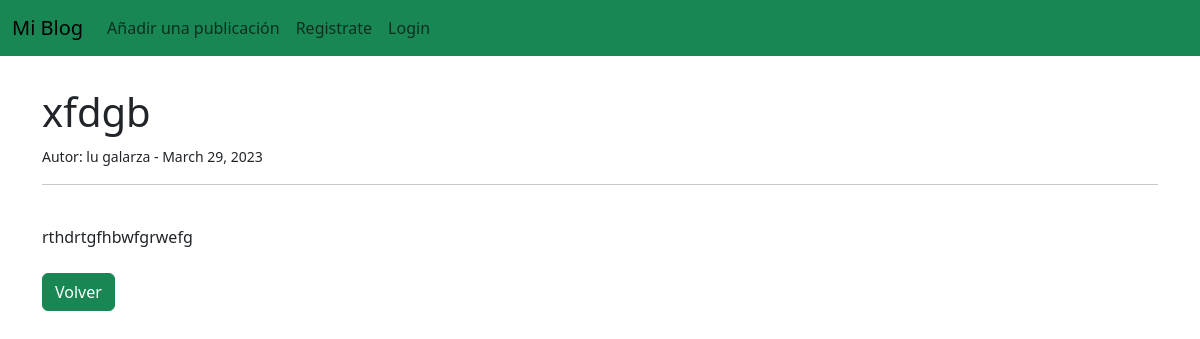
/article/27, run on the app's committed database.
### app/models.py (models this page shows, shortened)
class Post(models.Model):
    title = models.CharField(max_length=255)
    title_tag = models.CharField(max_length=255)
    author = models.ForeignKey(User, on_delete=models.CASCADE)
    body = models.TextField()
    post_date=models.DateField(auto_now_add=True)

### app/views.py (the view)
# urls.py: path('article/<int:pk>', ArticleDetailView.as_view(), name='article_details'),
class ArticleDetailView(DetailView):
    model = Post
    template_name = 'article_details.html'

### app/templates/article_details.html (shortened to what this page needs)
{% extends 'padre.html' %}
{% block content %}
<h1>{{ post.title }}</h1>
<small>Autor:
    {{ post.author.first_name }}
    {{ post.author.last_name }} -
    {{ post.post_date }}
</small><br/>
<hr>
<br/>
{{ post.body }}
<br/> <br/>
<a href="{% url 'home'%}" class="btn btn-success"> Volver </a>
{% endblock %}

### data on the page
Post: title "xfdgb", author.first_name "lu", author.last_name "galarza", post_date "March 29, 2023", body "rthdrtgfhbwfgrwefg"
